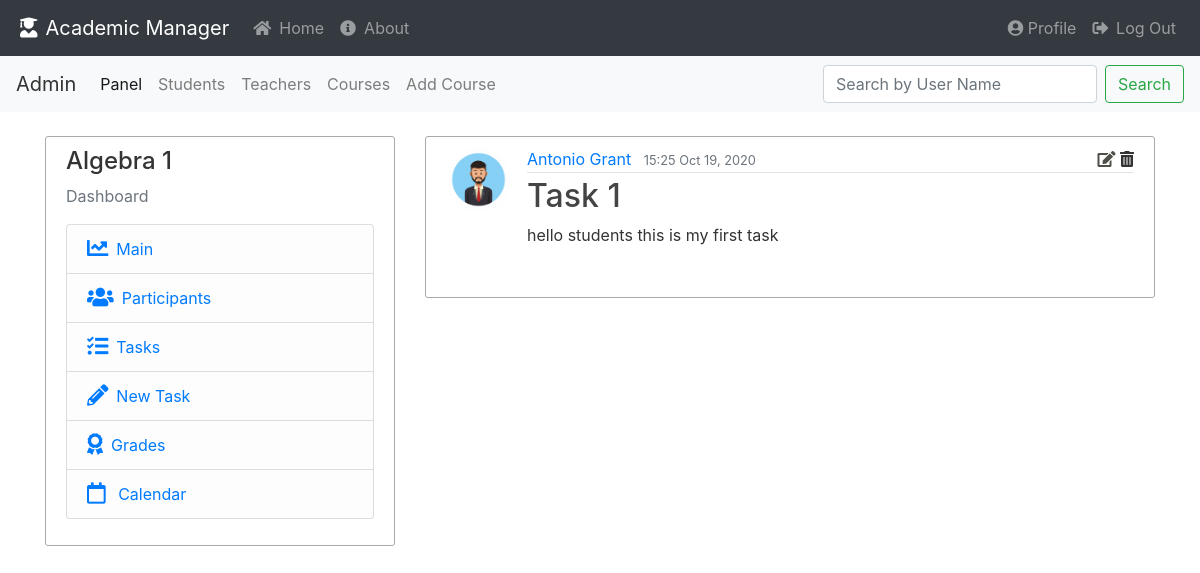
Page /courses/dashboard/1/view-task/1 (signed in) on the committed database.
### academic_manager/models.py (models this page shows, shortened)
class Course(db.Model):
    id = db.Column(db.Integer, primary_key=True)
    course_name = db.Column(db.String(30), nullable=False)
    teacher_id = db.Column(db.Integer, db.ForeignKey('teacher.id'), nullable=False)
    enrollment = db.relationship('Enrollment', backref='course', lazy=True)
    task = db.relationship('Task', backref='course', lazy=True)

class User(db.Model, UserMixin):
    __table_name__ = 'user'
    id = db.Column(db.Integer, primary_key=True)
    email = db.Column(db.String(100), nullable=False, unique=True)
    first_name = db.Column(db.String(30), nullable=False)
    last_name = db.Column(db.String(30), nullable=False)
    password = db.Column(db.String(60), nullable=False)
    profile_img = db.Column(db.String(30), nullable=False, default='default/default.jpg')
    gender = db.Column(db.String(1), nullable=False)  # ['m','f']
    creation_date = db.Column(db.DateTime, nullable=False, default=datetime.now)
    last_seen = db.Column(db.DateTime, nullable=False, default=datetime.now)
    role = db.Column(db.String(100), nullable=False)
    __mapper_args__ = {
        'polymorphic_identity': 'user',
        'polymorphic_on': role
    }
    @property
    def full_name(self):
        return f"{self.first_name.capitalize()} {self.last_name.capitalize()}"
    @property
    def is_admin(self):
        return self.role == 'admin'

class Task(db.Model):
    id = db.Column(db.Integer, primary_key=True)
    title = db.Column(db.String(100), nullable=False)
    content = db.Column(db.Text, nullable=False)
    date_posted = db.Column(db.DateTime, nullable=False, default=datetime.now)
    update_time = db.Column(db.DateTime, nullable=True)
    course_id = db.Column(db.Integer, db.ForeignKey('course.id'), nullable=False)
    teacher_id = db.Column(db.Integer, db.ForeignKey('teacher.id'), nullable=False)
    files = db.relationship('File', backref='task', lazy=True)

### academic_manager/courses/routes.py (the view)
@courses.route("/dashboard/<int:course_id>/view-task/<int:task_id>")
@login_required
def dashboard_single_task(course_id, task_id):
    current_task = Task.query.get_or_404(task_id)
    current_course = Course.query.get_or_404(course_id)
    return render_template("dashboard_single_task.html", course=current_course, task=current_task)

### academic_manager/models.py (called while the page is built)
@login_manager.user_loader
def load_user(user_id):
    return User.query.get(user_id)

### academic_manager/courses/templates/dashboard_single_task.html (shortened to what this page needs)
{% extends "course_dashboard_layout.html" %}
{% block dashboard %}
<article class="media content-section">
    <img class="rounded-circle article-img"
         src="{{ url_for('static', filename='profile_pics/' + task.author.profile_img) }}">
    <div class="media-body">
        <div class="article-metadata">
            <a class="mr-2"
               href="{{ url_for('teachers.watch_teacher', user_id=task.author.id) if current_user.is_admin
               else url_for('main.profile', user_id=task.author.id)}}">{{ task.author.full_name }}</a>
            <small class="text-muted">{{ task.date_posted.strftime('%H:%M %b %d, %Y') }}</small>
            {% if current_user.is_admin or current_user.is_teacher %}
            <div style="float: right;">
                <a class="my-btn btn-edit"
                   href="{{ url_for('courses.dashboard_edit_task', course_id=course.id, task_id=task.id) }}">
                    <i class="fas fa-edit"></i></a>
                <a class="my-btn btn-del" data-toggle="modal" data-target="#deleteTaskModal">
                    <i class="fas fa-trash-alt"></i></a>
            </div>
            {% endif %}
        </div>
        <h2><a class="article-title" href="#">{{ task.title }}</a></h2>
        <p class="article-content">{{ task.content }}</p>
        <br>
    </div>
</article>
{% endblock dashboard %}

### academic_manager/courses/templates/course_dashboard_layout.html (shortened to what this page needs)
{% extends "base.html" %}
{% block content %}
<div class="row">
    <div class="col-md-4">
        <div class="content-section">
            <h4>{{ course.course_name }}</h4>
            <p class='text-muted'>Dashboard</p>
            <ul class="list-group">
                <li class="list-group-item list-group-item-light">
                    <a href="{{ url_for('courses.course_dashboard', course_id=course.id) }}">
                        <i class="fas fa-chart-line fa-lg mr-2"></i>Main</a>
                </li>
                <li class="list-group-item list-group-item-light">
                    <a href="{{ url_for('courses.dashboard_participants', course_id=course.id) }}">
                        <i class="fas fa-users fa-lg mr-2"></i>Participants</a>
                </li>
                <li class="list-group-item list-group-item-light">
                    <a href="{{ url_for('courses.dashboard_view_tasks', course_id=course.id) }}">
                        <i class="fas fa-tasks fa-lg mr-2"></i>Tasks</a>
                </li>
                {% if current_user.is_admin or current_user.is_teacher %}
                <li class="list-group-item list-group-item-light">
                    <a href="{{ url_for('courses.dashboard_add_tasks', course_id=course.id) }}">
                        <i class="fas fa-pencil-alt fa-lg mr-2"></i>New Task</a>
                </li>
                <li class="list-group-item list-group-item-light">
                    <a href="{{ url_for('courses.dashboard_update_grades', course_id=course.id) }}">
                        <i class="fas fa-award fa-lg mr-2"></i>Grades</a>
                </li>
                {% endif %}
                <li class="list-group-item list-group-item-light">
                    <a href="#">
                        <i class="far fa-calendar fa-lg mr-2"></i> Calendar</a>
                </li>
            </ul>
        </div>
    </div>
    <div class="col-md-8">
        {% block dashboard %}{% endblock %}
    </div>
</div>
{% endblock content %}

### academic_manager/static/styles/main.css (style rules this page uses)
body { background: #ffffff; color: #333333; }
.content-section { background: #ffffff; padding: 10px 20px; border: 1px solid #aaaaaa; border-radius: 3px; margin-bottom: 20px; }
.my-btn { color: #4f4f49; }
.article-title { color: #444444; }
.article-content { white-space: pre-line; }
.article-img { height: 65px; width: 65px; margin-right: 16px; }
.article-metadata { padding-bottom: 1px; margin-bottom: 4px; border-bottom: 1px solid #e3e3e3 }

### academic_manager/templates/base.html (style rules this page uses)
body { background: #ffffff; color: #333333; }
.content-section { background: #ffffff; padding: 10px 20px; border: 1px solid #aaaaaa; border-radius: 3px; margin-bottom: 20px; }
.my-btn { color: #4f4f49; }
.article-title { color: #444444; }
.article-content { white-space: pre-line; }
.article-img { height: 65px; width: 65px; margin-right: 16px; }
.article-metadata { padding-bottom: 1px; margin-bottom: 4px; border-bottom: 1px solid #e3e3e3 }

### rows in the picture
Course: course_name "Algebra 1"
User: profile_img (picture), author.full_name "Antonio Grant"
Task: date_posted "15:25 Oct 19, 2020", title "Task 1", content "hello students this is my first task"
